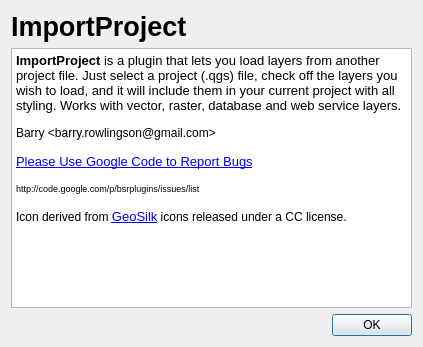
<?xml version="1.0" encoding="UTF-8"?>
<ui version="4.0">
 <class>Dialog</class>
 <widget class="QDialog" name="Dialog">
  <property name="geometry">
   <rect>
    <x>0</x>
    <y>0</y>
    <width>423</width>
    <height>347</height>
   </rect>
  </property>
  <property name="windowTitle">
   <string>CopyPasta</string>
  </property>
  <layout class="QGridLayout">
   <item row="0" column="1" colspan="2">
    <widget class="QLabel" name="label_2">
     <property name="font">
      <font>
       <pointsize>20</pointsize>
       <weight>75</weight>
       <bold>true</bold>
      </font>
     </property>
     <property name="text">
      <string>ImportProject</string>
     </property>
     <property name="textFormat">
      <enum>Qt::RichText</enum>
     </property>
    </widget>
   </item>
   <item row="3" column="2">
    <widget class="QPushButton" name="pushButton">
     <property name="sizePolicy">
      <sizepolicy hsizetype="Fixed" vsizetype="Fixed">
       <horstretch>0</horstretch>
       <verstretch>0</verstretch>
      </sizepolicy>
     </property>
     <property name="text">
      <string>OK</string>
     </property>
    </widget>
   </item>
   <item row="2" column="1" colspan="2">
    <widget class="QTextBrowser" name="textBrowser">
     <property name="sizePolicy">
      <sizepolicy hsizetype="Expanding" vsizetype="Expanding">
       <horstretch>0</horstretch>
       <verstretch>0</verstretch>
      </sizepolicy>
     </property>
     <property name="html">
      <string>&lt;!DOCTYPE HTML PUBLIC &quot;-//W3C//DTD HTML 4.0//EN&quot; &quot;http://www.w3.org/TR/REC-html40/strict.dtd&quot;&gt;
&lt;html&gt;&lt;head&gt;&lt;meta name=&quot;qrichtext&quot; content=&quot;1&quot; /&gt;&lt;style type=&quot;text/css&quot;&gt;
p, li { white-space: pre-wrap; }
&lt;/style&gt;&lt;/head&gt;&lt;body style=&quot; font-family:'Sans'; font-size:10pt; font-weight:400; font-style:normal;&quot;&gt;
&lt;p style=&quot; margin-top:0px; margin-bottom:0px; margin-left:0px; margin-right:0px; -qt-block-indent:0; text-indent:0px;&quot;&gt;&lt;span style=&quot; font-family:'MS Shell Dlg 2'; font-weight:600;&quot;&gt;ImportProject&lt;/span&gt;&lt;span style=&quot; font-family:'MS Shell Dlg 2';&quot;&gt; is a plugin that lets you load layers from another project file. Just select a project (.qgs) file, check off the layers you wish to load, and it will include them in your current project with all styling. Works with vector, raster, database and web service layers.&lt;/span&gt;&lt;/p&gt;
&lt;p style=&quot;-qt-paragraph-type:empty; margin-top:0px; margin-bottom:0px; margin-left:0px; margin-right:0px; -qt-block-indent:0; text-indent:0px; font-family:'MS Shell Dlg 2'; font-size:8pt;&quot;&gt;&lt;/p&gt;
&lt;p style=&quot; margin-top:0px; margin-bottom:0px; margin-left:0px; margin-right:0px; -qt-block-indent:0; text-indent:0px;&quot;&gt;&lt;span style=&quot; font-family:'Sans Serif'; font-size:9pt;&quot;&gt;Barry &amp;lt;barry.rowlingson@gmail.com&amp;gt;&lt;/span&gt;&lt;/p&gt;
&lt;p style=&quot;-qt-paragraph-type:empty; margin-top:0px; margin-bottom:0px; margin-left:0px; margin-right:0px; -qt-block-indent:0; text-indent:0px; font-family:'Sans Serif'; font-size:9pt;&quot;&gt;&lt;/p&gt;
&lt;p style=&quot; margin-top:0px; margin-bottom:0px; margin-left:0px; margin-right:0px; -qt-block-indent:0; text-indent:0px;&quot;&gt;&lt;a href=&quot;http://code.google.com/p/bsrplugins/issues/list&quot;&gt;&lt;span style=&quot; text-decoration: underline; color:#0000ff;&quot;&gt;Please Use Google Code to Report Bugs&lt;/span&gt;&lt;/a&gt;&lt;/p&gt;
&lt;p style=&quot;-qt-paragraph-type:empty; margin-top:0px; margin-bottom:0px; margin-left:0px; margin-right:0px; -qt-block-indent:0; text-indent:0px; font-family:'Sans Serif'; font-size:9pt;&quot;&gt;&lt;/p&gt;
&lt;p style=&quot; margin-top:0px; margin-bottom:0px; margin-left:0px; margin-right:0px; -qt-block-indent:0; text-indent:0px;&quot;&gt;&lt;span style=&quot; font-size:7pt;&quot;&gt;http://code.google.com/p/bsrplugins/issues/list&lt;/span&gt;&lt;/p&gt;
&lt;p style=&quot;-qt-paragraph-type:empty; margin-top:0px; margin-bottom:0px; margin-left:0px; margin-right:0px; -qt-block-indent:0; text-indent:0px;&quot;&gt;&lt;/p&gt;
&lt;p style=&quot; margin-top:0px; margin-bottom:0px; margin-left:0px; margin-right:0px; -qt-block-indent:0; text-indent:0px;&quot;&gt;&lt;span style=&quot; font-family:'Sans Serif'; font-size:9pt;&quot;&gt;Icon derived from &lt;/span&gt;&lt;a href=&quot;http://projects.opengeo.org/geosilk&quot;&gt;&lt;span style=&quot; text-decoration: underline; color:#0000ff;&quot;&gt;GeoSilk&lt;/span&gt;&lt;/a&gt;&lt;span style=&quot; font-family:'Sans Serif'; font-size:9pt;&quot;&gt; icons released under a CC license.&lt;/span&gt;&lt;/p&gt;&lt;/body&gt;&lt;/html&gt;</string>
     </property>
     <property name="openExternalLinks">
      <bool>true</bool>
     </property>
    </widget>
   </item>
  </layout>
 </widget>
 <resources/>
 <connections>
  <connection>
   <sender>pushButton</sender>
   <signal>clicked()</signal>
   <receiver>Dialog</receiver>
   <slot>reject()</slot>
   <hints>
    <hint type="sourcelabel">
     <x>325</x>
     <y>279</y>
    </hint>
    <hint type="destinationlabel">
     <x>267</x>
     <y>266</y>
    </hint>
   </hints>
  </connection>
 </connections>
</ui>
